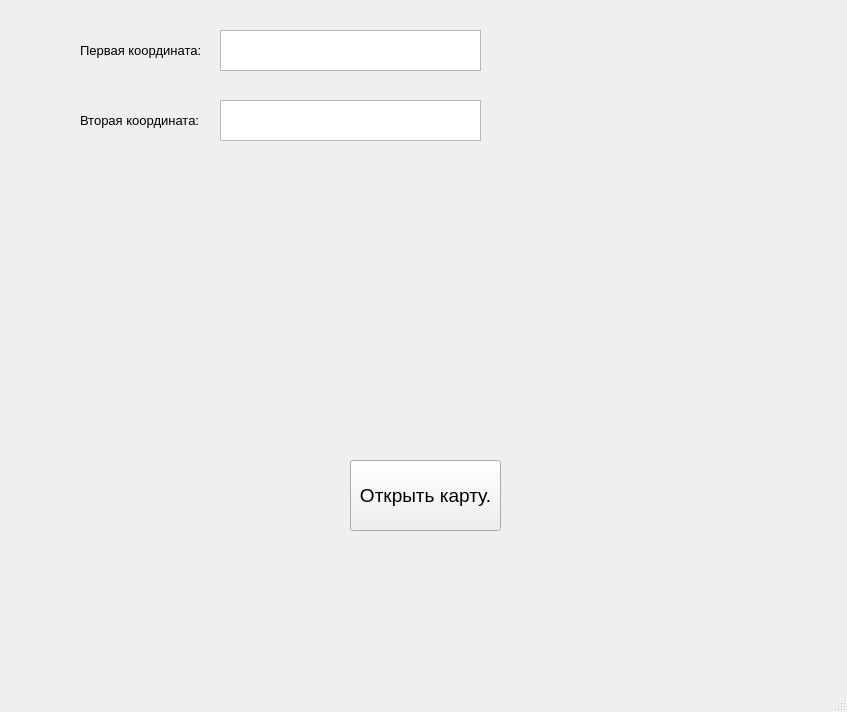
<?xml version="1.0" encoding="UTF-8"?>
<ui version="4.0">
 <class>MainWindow</class>
 <widget class="QMainWindow" name="MainWindow">
  <property name="geometry">
   <rect>
    <x>0</x>
    <y>0</y>
    <width>847</width>
    <height>712</height>
   </rect>
  </property>
  <property name="windowTitle">
   <string>MainWindow</string>
  </property>
  <widget class="QWidget" name="centralwidget">
   <widget class="QPushButton" name="pushButton">
    <property name="geometry">
     <rect>
      <x>350</x>
      <y>460</y>
      <width>151</width>
      <height>71</height>
     </rect>
    </property>
    <property name="font">
     <font>
      <pointsize>14</pointsize>
     </font>
    </property>
    <property name="text">
     <string>Открыть карту.</string>
    </property>
   </widget>
   <widget class="QTextBrowser" name="textBrowser">
    <property name="geometry">
     <rect>
      <x>220</x>
      <y>30</y>
      <width>261</width>
      <height>41</height>
     </rect>
    </property>
    <property name="font">
     <font>
      <pointsize>12</pointsize>
     </font>
    </property>
    <property name="readOnly">
     <bool>false</bool>
    </property>
    <property name="html">
     <string>&lt;!DOCTYPE HTML PUBLIC &quot;-//W3C//DTD HTML 4.0//EN&quot; &quot;http://www.w3.org/TR/REC-html40/strict.dtd&quot;&gt;
&lt;html&gt;&lt;head&gt;&lt;meta name=&quot;qrichtext&quot; content=&quot;1&quot; /&gt;&lt;style type=&quot;text/css&quot;&gt;
p, li { white-space: pre-wrap; }
&lt;/style&gt;&lt;/head&gt;&lt;body style=&quot; font-family:'MS Shell Dlg 2'; font-size:12pt; font-weight:400; font-style:normal;&quot;&gt;
&lt;p style=&quot;-qt-paragraph-type:empty; margin-top:0px; margin-bottom:0px; margin-left:0px; margin-right:0px; -qt-block-indent:0; text-indent:0px; font-size:8.25pt;&quot;&gt;&lt;br /&gt;&lt;/p&gt;&lt;/body&gt;&lt;/html&gt;</string>
    </property>
   </widget>
   <widget class="QLabel" name="label">
    <property name="geometry">
     <rect>
      <x>80</x>
      <y>30</y>
      <width>141</width>
      <height>41</height>
     </rect>
    </property>
    <property name="font">
     <font>
      <pointsize>10</pointsize>
     </font>
    </property>
    <property name="text">
     <string>Первая координата:</string>
    </property>
   </widget>
   <widget class="QTextBrowser" name="textBrowser_2">
    <property name="geometry">
     <rect>
      <x>220</x>
      <y>100</y>
      <width>261</width>
      <height>41</height>
     </rect>
    </property>
    <property name="font">
     <font>
      <pointsize>12</pointsize>
     </font>
    </property>
    <property name="readOnly">
     <bool>false</bool>
    </property>
    <property name="html">
     <string>&lt;!DOCTYPE HTML PUBLIC &quot;-//W3C//DTD HTML 4.0//EN&quot; &quot;http://www.w3.org/TR/REC-html40/strict.dtd&quot;&gt;
&lt;html&gt;&lt;head&gt;&lt;meta name=&quot;qrichtext&quot; content=&quot;1&quot; /&gt;&lt;style type=&quot;text/css&quot;&gt;
p, li { white-space: pre-wrap; }
&lt;/style&gt;&lt;/head&gt;&lt;body style=&quot; font-family:'MS Shell Dlg 2'; font-size:12pt; font-weight:400; font-style:normal;&quot;&gt;
&lt;p style=&quot;-qt-paragraph-type:empty; margin-top:0px; margin-bottom:0px; margin-left:0px; margin-right:0px; -qt-block-indent:0; text-indent:0px; font-size:8.25pt;&quot;&gt;&lt;br /&gt;&lt;/p&gt;&lt;/body&gt;&lt;/html&gt;</string>
    </property>
   </widget>
   <widget class="QLabel" name="label_2">
    <property name="geometry">
     <rect>
      <x>80</x>
      <y>100</y>
      <width>141</width>
      <height>41</height>
     </rect>
    </property>
    <property name="font">
     <font>
      <pointsize>10</pointsize>
     </font>
    </property>
    <property name="text">
     <string>Вторая координата:</string>
    </property>
   </widget>
  </widget>
  <widget class="QMenuBar" name="menubar">
   <property name="geometry">
    <rect>
     <x>0</x>
     <y>0</y>
     <width>847</width>
     <height>20</height>
    </rect>
   </property>
  </widget>
  <widget class="QStatusBar" name="statusbar"/>
 </widget>
 <resources/>
 <connections/>
</ui>
